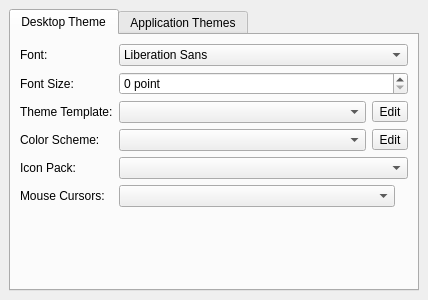
<?xml version="1.0" encoding="UTF-8"?>
<ui version="4.0">
 <class>page_theme</class>
 <widget class="QWidget" name="page_theme">
  <property name="geometry">
   <rect>
    <x>0</x>
    <y>0</y>
    <width>428</width>
    <height>300</height>
   </rect>
  </property>
  <property name="windowTitle">
   <string>Form</string>
  </property>
  <layout class="QVBoxLayout" name="verticalLayout">
   <property name="leftMargin">
    <number>9</number>
   </property>
   <property name="topMargin">
    <number>9</number>
   </property>
   <property name="rightMargin">
    <number>9</number>
   </property>
   <property name="bottomMargin">
    <number>9</number>
   </property>
   <item>
    <widget class="QTabWidget" name="tabWidget">
     <property name="currentIndex">
      <number>0</number>
     </property>
     <widget class="QWidget" name="tab_desktop">
      <attribute name="title">
       <string>Desktop Theme</string>
      </attribute>
      <layout class="QFormLayout" name="formLayout_2">
       <item row="0" column="0">
        <widget class="QLabel" name="label_12">
         <property name="text">
          <string>Font:</string>
         </property>
        </widget>
       </item>
       <item row="0" column="1">
        <widget class="QFontComboBox" name="font_session_theme">
         <property name="editable">
          <bool>false</bool>
         </property>
        </widget>
       </item>
       <item row="1" column="0">
        <widget class="QLabel" name="label_14">
         <property name="text">
          <string>Font Size:</string>
         </property>
        </widget>
       </item>
       <item row="1" column="1">
        <widget class="QSpinBox" name="spin_session_fontsize">
         <property name="suffix">
          <string> point</string>
         </property>
        </widget>
       </item>
       <item row="2" column="0">
        <widget class="QLabel" name="label_16">
         <property name="text">
          <string>Theme Template:</string>
         </property>
        </widget>
       </item>
       <item row="2" column="1">
        <layout class="QHBoxLayout" name="horizontalLayout_12">
         <item>
          <widget class="QComboBox" name="combo_session_themefile">
           <property name="sizeAdjustPolicy">
            <enum>QComboBox::AdjustToContents</enum>
           </property>
          </widget>
         </item>
         <item>
          <widget class="QToolButton" name="tool_session_newtheme">
           <property name="toolTip">
            <string>Create/Edit a theme template (Advanced)</string>
           </property>
           <property name="statusTip">
            <string/>
           </property>
           <property name="text">
            <string>Edit</string>
           </property>
           <property name="toolButtonStyle">
            <enum>Qt::ToolButtonTextBesideIcon</enum>
           </property>
          </widget>
         </item>
        </layout>
       </item>
       <item row="3" column="0">
        <widget class="QLabel" name="label_17">
         <property name="text">
          <string>Color Scheme:</string>
         </property>
        </widget>
       </item>
       <item row="3" column="1">
        <layout class="QHBoxLayout" name="horizontalLayout_19">
         <item>
          <widget class="QComboBox" name="combo_session_colorfile">
           <property name="sizeAdjustPolicy">
            <enum>QComboBox::AdjustToContents</enum>
           </property>
          </widget>
         </item>
         <item>
          <widget class="QToolButton" name="tool_session_newcolor">
           <property name="toolTip">
            <string>Create/Edit a color scheme</string>
           </property>
           <property name="statusTip">
            <string/>
           </property>
           <property name="text">
            <string>Edit</string>
           </property>
           <property name="toolButtonStyle">
            <enum>Qt::ToolButtonTextBesideIcon</enum>
           </property>
          </widget>
         </item>
        </layout>
       </item>
       <item row="4" column="0">
        <widget class="QLabel" name="label_18">
         <property name="text">
          <string>Icon Pack:</string>
         </property>
        </widget>
       </item>
       <item row="4" column="1">
        <widget class="QComboBox" name="combo_session_icontheme"/>
       </item>
       <item row="5" column="0">
        <widget class="QLabel" name="label_31">
         <property name="text">
          <string>Mouse Cursors:</string>
         </property>
        </widget>
       </item>
       <item row="5" column="1">
        <layout class="QHBoxLayout" name="horizontalLayout_2">
         <item>
          <widget class="QComboBox" name="combo_session_cursortheme">
           <property name="sizePolicy">
            <sizepolicy hsizetype="MinimumExpanding" vsizetype="Fixed">
             <horstretch>0</horstretch>
             <verstretch>0</verstretch>
            </sizepolicy>
           </property>
          </widget>
         </item>
         <item>
          <widget class="QLabel" name="label_cursor_sample">
           <property name="sizePolicy">
            <sizepolicy hsizetype="Preferred" vsizetype="Preferred">
             <horstretch>0</horstretch>
             <verstretch>0</verstretch>
            </sizepolicy>
           </property>
           <property name="toolTip">
            <string notr="true"/>
           </property>
           <property name="text">
            <string notr="true"/>
           </property>
           <property name="scaledContents">
            <bool>true</bool>
           </property>
           <property name="alignment">
            <set>Qt::AlignRight|Qt::AlignTrailing|Qt::AlignVCenter</set>
           </property>
          </widget>
         </item>
        </layout>
       </item>
      </layout>
     </widget>
     <widget class="QWidget" name="tab_apps">
      <attribute name="title">
       <string>Application Themes</string>
      </attribute>
      <layout class="QFormLayout" name="formLayout">
       <item row="0" column="0">
        <widget class="QLabel" name="label">
         <property name="text">
          <string>Qt5 Theme Engine</string>
         </property>
        </widget>
       </item>
       <item row="0" column="1">
        <layout class="QVBoxLayout" name="verticalLayout_2">
         <item>
          <widget class="QComboBox" name="combo_qt5_theme"/>
         </item>
         <item>
          <widget class="QLineEdit" name="line_qt5_custom_theme"/>
         </item>
        </layout>
       </item>
      </layout>
     </widget>
    </widget>
   </item>
  </layout>
 </widget>
 <resources/>
 <connections/>
</ui>
